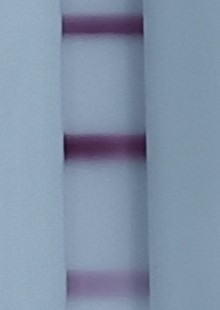
%> input picture Kode/Positif_2.jpg, 220 x 310 px
$ octave GrafikGreenChannel.m   (GNU Octave 9; MATLAB toolbox functions it lacks are replaced by stand-ins)
%> lines starting %> are read from the running program, lines starting %| are printed output that depends on the picture
citra = imread('Positif_2.jpg');
%> citra is the input picture: size 310x220x3 uint8; mean R, G, B 129.7, 146.6, 167.5

hh = fspecial('motion', 5);
bb = imfilter(citra,hh);
r = bb(:,:,1);
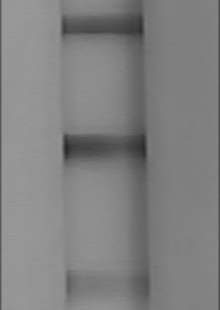
%> r: size 310x220 uint8; min 41, max 154, mean 129
g = bb(:,:,2); % Channel Hijau yang dibutuhkan
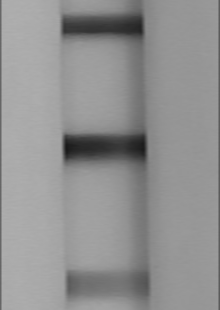
%> g: size 310x220 uint8; min 25, max 175, mean 145.7
b = bb(:,:,3);
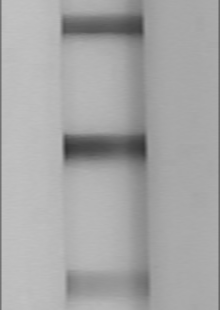
%> b: size 310x220 uint8; min 52, max 194, mean 166.5

baris_mulai = 10; % Baris awal matriks
baris_akhir = 295; % Baris akhir matriks
kolom_mulai = 35; % Kolom awal matriks
kolom_akhir = 85; % Kolom akhir matriks

bagian_gambar = citra(baris_mulai:baris_mulai+baris_akhir-1, kolom_akhir:kolom_akhir+kolom_mulai-1);
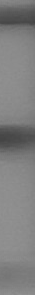
%> bagian_gambar: size 295x35 uint8; min 69, max 146, mean 127.1

% [4 lines of commented-out code are left out]

x = baris_mulai:baris_mulai+baris_akhir-1;
y = kolom_akhir:kolom_akhir+kolom_mulai-1;

matriks = g(x, y);
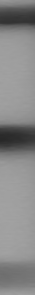
%> matriks: size 295x35 uint8; min 40, max 163, mean 135.7

gray_values = matriks(:);
% pixels = 1:numel(gray_values);

% % Mencari puncak terendah
% [peaks, peak_locs] = findpeaks(gray_, gray_values);

figure;
subplot(1, 2, 1);
imshow(matriks);
title('Matriks Citra');

subplot(1, 2, 2);
plot(matriks);
title('Grafik Matriks');
xlabel('Kolom');
ylabel('Baris');
% [27 lines of commented-out code are left out]

nilai_puncak_terendah = min(matriks(:));
%> nilai_puncak_terendah = 40
disp(['Nilai Puncak Terendah: ', num2str(nilai_puncak_terendah)]);
%| Nilai Puncak Terendah: 40

sorted_values = sort(matriks(:)); % Mengurutkan nilai-nilai matriks secara menaik
puncak_terendah_kedua = sorted_values(2);
%> puncak_terendah_kedua = 40

[~, idx] = min(matriks(:));
%> idx = 141
[baris_puncak, kolom_puncak] = ind2sub(size(matriks), idx);
%> baris_puncak = 141; kolom_puncak = 1

hold on;
plot3(kolom_puncak, baris_puncak, matriks(baris_puncak, kolom_puncak), 'ro', 'MarkerSize', 10);
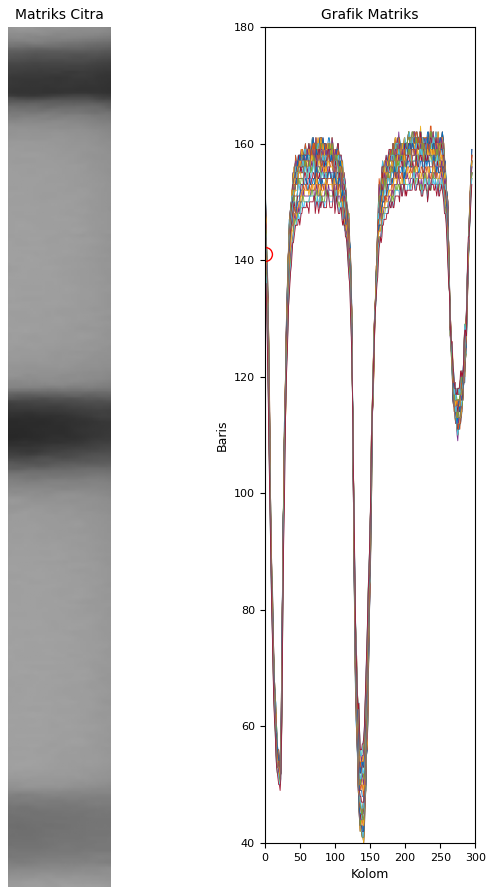
%> figure redrawn from the program's plot data, 2 panels

$ run again, with Kode/Positif_1.jpg copied over Kode/Positif_2.jpg
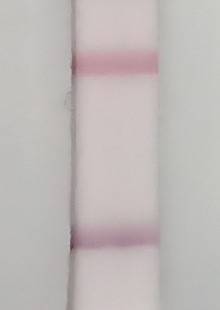
%> input picture Kode/Positif_1.jpg, 220 x 310 px
%> citra is the input picture: size 310x220x3 uint8; mean R, G, B 191.3, 185.6, 183.9
%> `matriks = g(x, y);`:
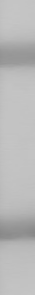
%> matriks: size 295x35 uint8; min 136, max 198, mean 185.4
%> nilai_puncak_terendah = 136
%| Nilai Puncak Terendah: 136
%> idx = 9968
%> baris_puncak = 233; kolom_puncak = 34
%> `plot3(kolom_puncak, baris_puncak, matriks(baris_puncak, kolom_puncak),..`:
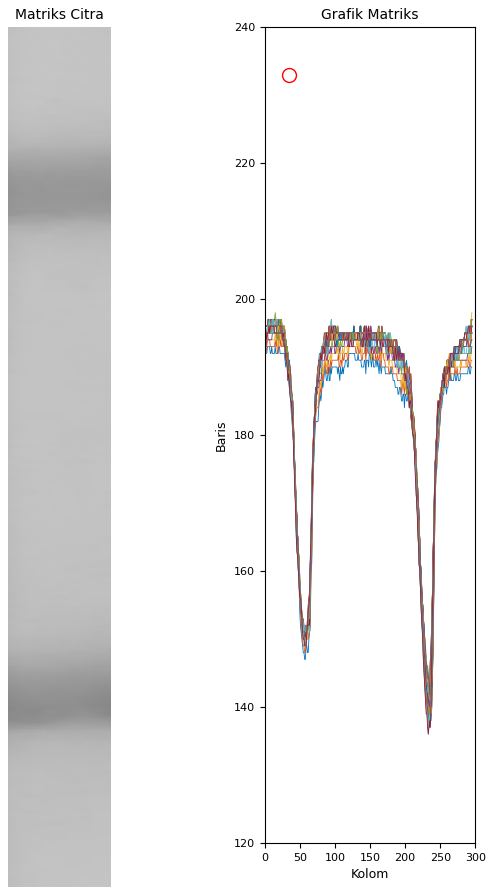
%> figure redrawn from the program's plot data, 2 panels
